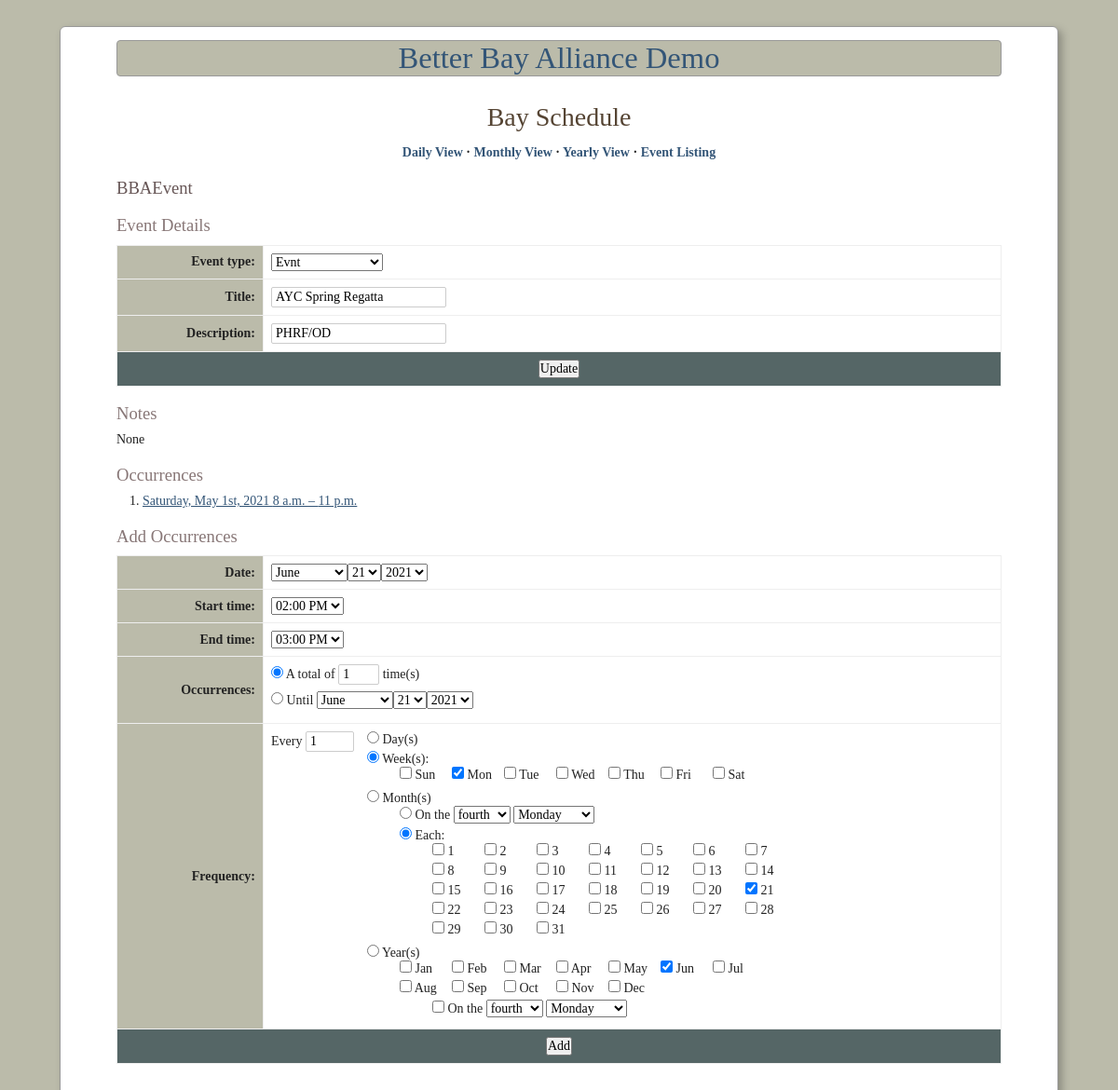
Screenshot of /bba/events/2/ with the database file from the repository.
### betterbay/models.py (models this page shows, shortened)
class Event(models.Model):
    title = models.CharField(_('title'), max_length=32)
    description = models.CharField(_('description'), max_length=100)
    location = models.CharField(_('location'), default='', max_length=100)
    event_type = models.ForeignKey(
        EventType,
        verbose_name=_('event type'),
        on_delete=models.CASCADE
    )
    notes = GenericRelation(Note, verbose_name=_('notes'))
    class Meta:
        verbose_name = _('event')
        verbose_name_plural = _('events')
        ordering = ('title',)
    def __str__(self):
        return self.title

class Occurrence(models.Model):
    start_time = models.DateTimeField(_('start time'))
    end_time = models.DateTimeField(_('end time'))
    event = models.ForeignKey(
        Event,
        verbose_name=_('event'),
        editable=False,
        on_delete=models.CASCADE
    )
    notes = GenericRelation(Note, verbose_name=_('notes'))
    objects = OccurrenceManager()
    class Meta:
        verbose_name = _('occurrence')
        verbose_name_plural = _('occurrences')
        ordering = ('start_time', 'end_time')
        base_manager_name = 'objects'

### betterbay/views_swingtime.py (the view, shortened to what this page needs)
# urls.py: url(r'^events/(\d+)/$', views_swingtime.event_view, name='bba-event'),
def event_view(
    request,
    pk,
    template='event_detail.html',
    event_form_class=forms.EventForm,
    recurrence_form_class=forms.MultipleOccurrenceForm
):
    event = get_object_or_404(Event, pk=pk)
    event_form = recurrence_form = None
    data = {
        'event': event,
        'event_form': event_form or event_form_class(instance=event),
        'recurrence_form': recurrence_form or recurrence_form_class(
            initial={'dtstart': datetime.now()}
        )
    }
    return render(request, template, data)

### betterbay/forms.py
class EventForm(forms.ModelForm):
    class Meta:
        model = Event
        fields = "__all__"
    def __init__(self, *args, **kws):
        super().__init__(*args, **kws)
        self.fields['description'].required = False

### betterbay/models.py (called while the page is built)
    def __str__(self):
        return self.label

### betterbay/templates/event_detail.html (shortened to what this page needs)
{% extends "baseCALENDAR.html" %}
{% block main_content %}
    <h3>BBAEvent</h3>
    <h4>Event Details</h4>
    <form action="" method="post">{% csrf_token %}
    <table>
        <tfoot>
            <tr>
                <td colspan="2">
                    <input type="submit" name="_update" value="Update" />
                </td>
            </tr>
        </tfoot>
        <tbody>
        {% include "event_form_part.html" %}
        </tbody>
    </table>
    </form>
    <h4>Notes</h4>
    {% with event.notes.all as notes %}
    {% if notes %}
    <ul>
        {% for note in notes %}
        <li>{{ note }}</li>
        {% endfor %}
    </ul>
    {% else %}
    <p>None</p>
    {% endif %}
    {% endwith %}
    <h4>Occurrences</h4>
    {% if event.occurrence_set.count %}
    <ol>
        {% for o in event.occurrence_set.all %}
        <li>
            {% if o.start_time.date == o.end_time.date %}
            <a href="{% url 'bba-occurrence' event.id o.id %}">
                {{ o.start_time|date:"l, F jS, Y" }} {{ o.start_time|date:"P" }} &ndash; {{ o.end_time|date:"P" }}</a>
            {% else %}
            <a href="{% url 'bba-occurrence' event.id o.id %}">
                {{ o.start_time|date:"l, F jS, Y P" }} &ndash;
                {{ o.end_time|date:"l, F jS, Y P" }}</a>
            {% endif %}
        </li>
        {% endfor %}
    </ol>
    {% endif %}
    <h4>Add Occurrences</h4>
    <form action="" method="post">{% csrf_token %}
    <table>
        <tfoot>
            <tr>
                <td colspan="2"><input type="submit" name="_add" value="Add" /></td>
            </tr>
        </tfoot>
        <tbody>
        {% include "recurring_form_part.html" %}
        </tbody>
    </table>
    </form>
{% endblock %}

### betterbay/templates/event_form_part.html
        <tr><th>{{ event_form.event_type.label_tag }}</th>
            <td>{{ event_form.event_type.errors }}
                {{ event_form.event_type }}</td></tr>
        <tr><th>{{ event_form.title.label_tag }}</th>
            <td>{{ event_form.title.errors }}
                {{ event_form.title }}</td></tr>
        <tr><th>{{ event_form.description.label_tag }}</th>
            <td>{{ event_form.description }}</td></tr>

### betterbay/templates/baseCALENDAR.html (style rules this page uses)
* { margin: 0; padding: 0; font-weight: inherit; font-style: inherit; font-size: 100%; font-family: inherit; }
h3 { font-size: 1.66em; color: #655; font-size: 1.33em; margin: 1em 0 .5em; }
h4 { font-size: 1.33em; color: #877; font-size: 1.33em; margin: 1em 0 .5em; }
p { margin-bottom: 1em; }
a { color: #357; }
table { border-collapse: collapse; border-spacing: 0; }
caption, th, td { text-align: left; }
th, td { padding: 4px; border: 1px solid #eee; }
th { font-weight: bold; background-color: #bba; }
ul, ol { margin-left: 2em; }
body { font-size: 14px; background-color: #bba; padding: 1em 2em; }
form table { width: 100%; border: 1px solid #aaa; }
form table ul { margin: 0; padding: 0; }
form table li { list-style-type: none; margin-bottom: .5em; }
form table th, form table td { padding: 8px; }
form table th { text-align: right; width: 10em; }
form tfoot td { text-align: center; background-color: #566; }
form input[type="text"] { padding: 2px 4px; border-radius: 2px; border: 1px solid #ccc; }
.horizontal li { float: left; margin: 0; }
.horizontal li label { width: 4em; display: block; float: left; }
#recurrence-options li { margin-bottom: 4px; }

### rows the page displays
Event: event_type "Evnt", title "AYC Spring Regatta", description "PHRF/OD"
Occurrence: start_time "Saturday, May 1st, 2021", start_time "8 a.m.", end_time "11 p.m."

### other values shown
{{ event_form.event_type.label_tag }} "Event type:"
{{ event_form.title.label_tag }} "Title:"
{{ event_form.description.label_tag }} "Description:"
{{ recurrence_form.day.label_tag }} "Date:"
{{ recurrence_form.start_time_delta.label_tag }} "Start time:"
{{ recurrence_form.end_time_delta.label_tag }} "End time:"
{{ recurrence_form.repeats.label_tag }} "Occurrences:"
{{ recurrence_form.freq.label_tag }} "Frequency:"
